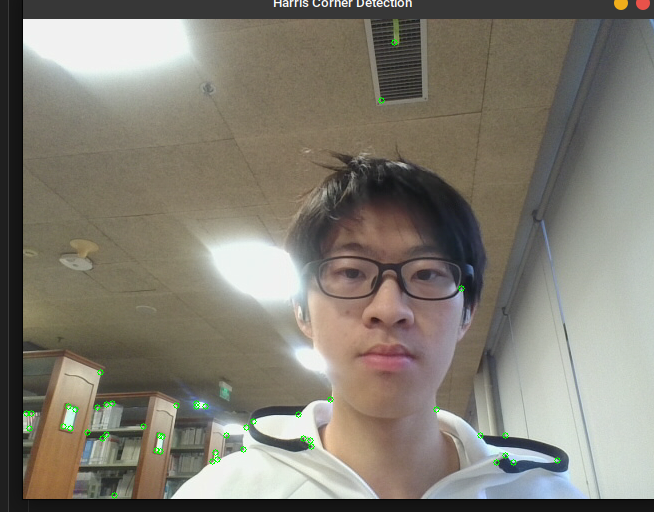
//> input picture hw6/assets/colored.png, 654 x 512 px
$ ./problem1_3   (built with g++ and OpenCV 4)
//> lines starting //> are read from the running program, lines starting //| are printed output that depends on the picture
#include <opencv2/opencv.hpp>
using namespace cv;

int main()
{
    // 读取图像
    Mat image = imread("../assets/colored.png");
//> image is the input picture: 512 rows x 654 cols, CV_8UC3; mean B, G, R 113.6, 124.4, 128.7
    if (image.empty()) {
        printf("Error: Image not found!\n");
        return -1;
    }

    // 裁剪（取左上角1/4区域）
    Rect crop_roi(0, 0, image.cols / 2, image.rows / 2);
//> crop_roi = Rect(0, 0, 327, 256)
    Mat cropped = image(crop_roi);
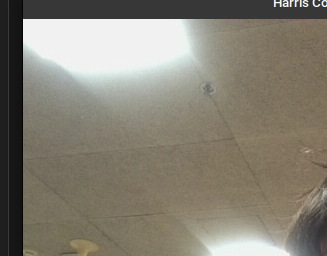
//> cropped: 256 rows x 327 cols, CV_8UC3; mean B, G, R 115.2, 128, 132.8

    // 水平翻转
    Mat flipped;
    flip(image, flipped, 1);
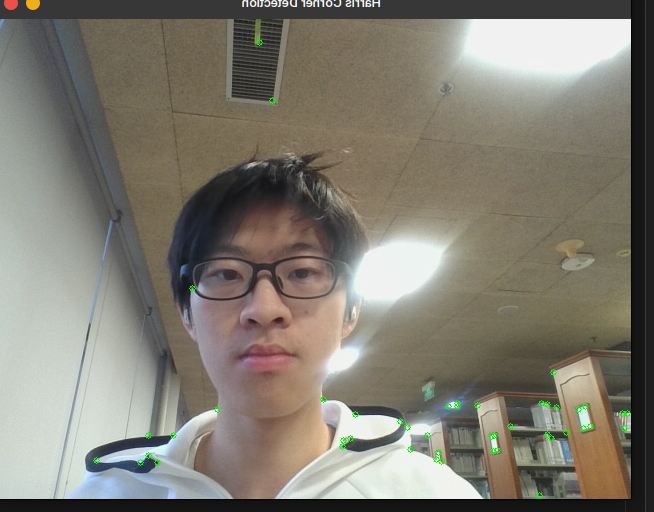
//> flipped: 512 rows x 654 cols, CV_8UC3; mean B, G, R 113.6, 124.4, 128.7

    // 颜色通道转换（BGR转RGB）
    Mat rgb;
    cvtColor(image, rgb, COLOR_BGR2RGB);

    imwrite("../assets/cropped.jpg", cropped);  // 保存为JPG格式
    imwrite("../assets/flipped.jpg", flipped);  // 保存为JPG格式
    imwrite("../assets/rgb.jpg", rgb);          // 保存为JPG格式

    // 显示所有结果（直接单独显示）
    imshow("Original", image);
    imshow("Cropped", cropped);
    imshow("Flipped", flipped);

    // 注意：OpenCV默认显示BGR格式，直接显示RGB图像颜色会异常
    imshow("RGB (Incorrect)", rgb);  // 颜色异常

    // 正确显示RGB的方式：将RGB转回BGR
    Mat rgb_display;
    cvtColor(rgb, rgb_display, COLOR_RGB2BGR);
    imshow("RGB (Corrected)", rgb_display);

    waitKey(0);
    destroyAllWindows();

    return 0;
}

$ run again, with hw6/assets/class.png copied over hw6/assets/colored.png
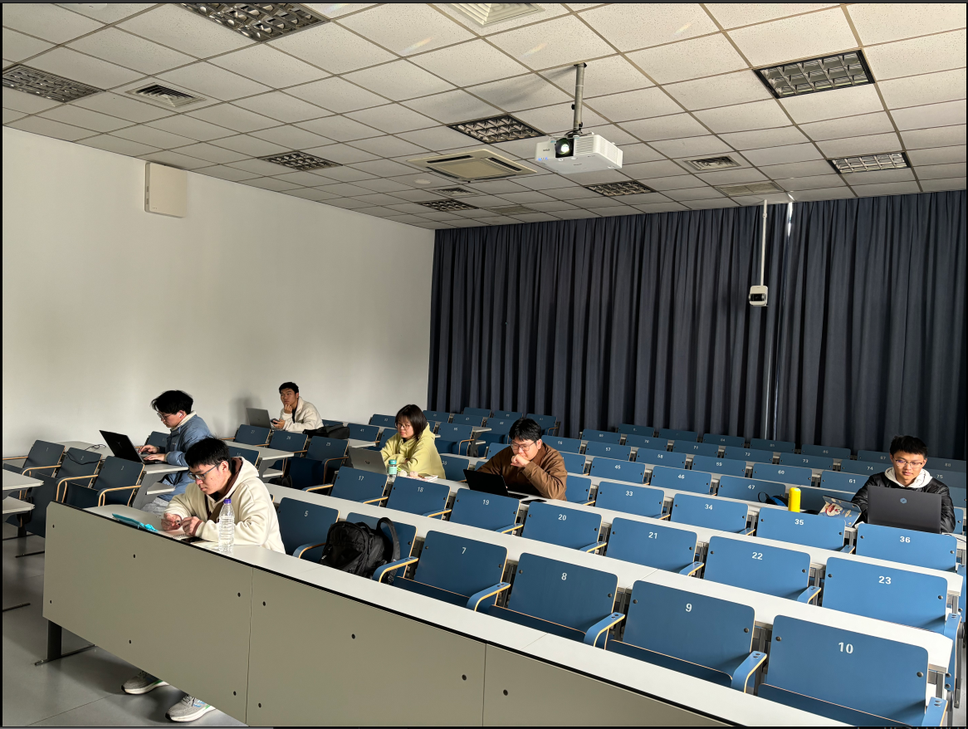
//> input picture hw6/assets/class.png, 968 x 729 px, shrunk from 1166 x 878 before the run
//> image is the input picture: 729 rows x 968 cols, CV_8UC3; mean B, G, R 117.6, 123.9, 122.1
//> `Mat cropped = image(crop_roi);`:
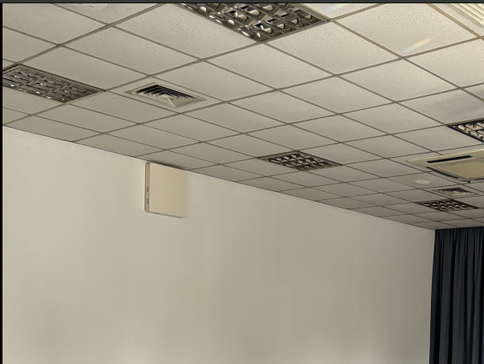
//> cropped: 364 rows x 484 cols, CV_8UC3; mean B, G, R 137.7, 154, 159.3
//> `flip(image, flipped, 1);`:
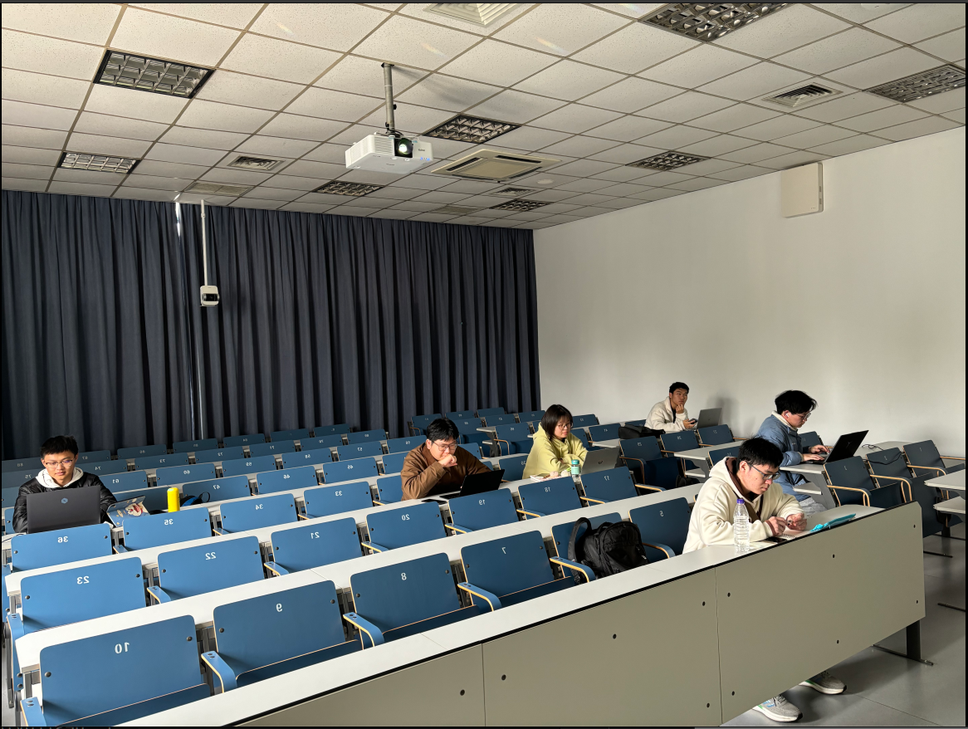
//> flipped: 729 rows x 968 cols, CV_8UC3; mean B, G, R 117.6, 123.9, 122.1
